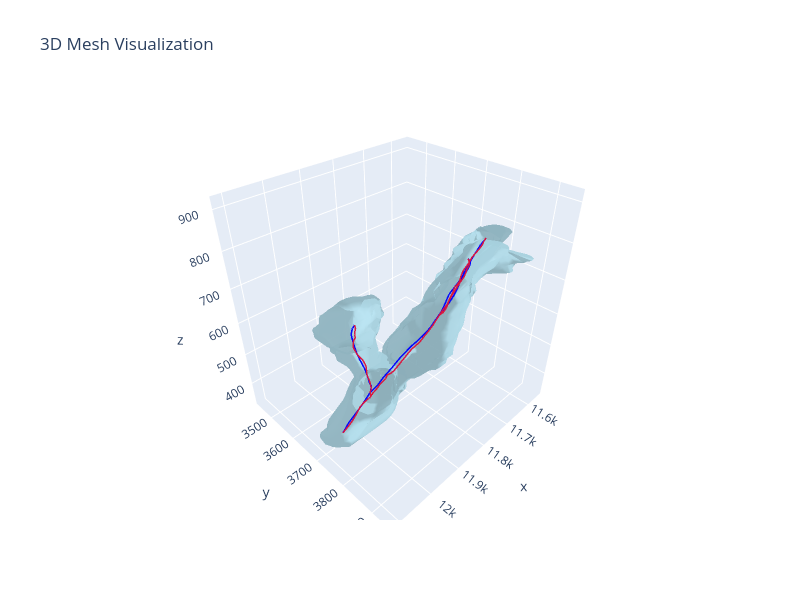

The code cell stored with this chart in its notebook:
### Markdown cell above
# Skeleton optimization

### Code cell
from mcf2swc import (
    SkeletonGraph,
    MeshManager,
    SkeletonOptimizer,
    SkeletonOptimizerOptions,
)

do_skeleton_optimization = True

if do_skeleton_optimization:
    opts = SkeletonOptimizerOptions(
        max_iterations=10,
        step_size=1.0,
        smoothing_weight=0.1,
        verbose=True,
    )
    # Create optimizer and check for surface crossing
    optimizer = SkeletonOptimizer(raw_skeleton, mm.mesh, opts)
    has_crossing, num_outside, max_dist = optimizer.check_surface_crossing()
    print(f"Surface crossing: {has_crossing}")
    print(f"Points outside: {num_outside}/{raw_skeleton.total_points()}")
    print(f"Max distance: {max_dist:.4f}")
    # Run optimization
    print("\nOptimizing skeleton...")
    optimized_skeleton = optimizer.optimize()

    skeleton = optimized_skeleton
    all_skeletons = [raw_skeleton, optimized_skeleton]
else:
    skeleton = raw_skeleton
    all_skeletons = [raw_skeleton]


mm.visualize_mesh_3d(skel=all_skeletons, skel_color=["crimson", "blue"])

### Figure 1 — Plotly figure (JSON) as saved in the notebook; plotly's stock layout.template omitted (floating-point values rounded to 4 significant figures; data arrays with more than 128 entries replaced by an {"elided": "..."} marker saying what was removed)
{"data": [{"color": "lightblue", "i": {"elided": "3022 int values"}, "j": {"elided": "3022 int values"}, "k": {"elided": "3022 int values"}, "name": "Mesh", "opacity": 0.8, "type": "mesh3d", "x": {"elided": "1509 float values"}, "y": {"elided": "1509 float values"}, "z": {"elided": "1509 float values"}}, {"line": {"color": "blue", "width": 3}, "mode": "lines", "name": "Skeleton 0", "opacity": 0.95, "showlegend": false, "type": "scatter3d", "x": {"elided": "411 float values"}, "y": {"elided": "411 float values"}, "z": {"elided": "411 float values"}}, {"line": {"color": "crimson", "width": 3}, "mode": "lines", "name": "Skeleton 1", "opacity": 0.95, "showlegend": false, "type": "scatter3d", "x": {"elided": "411 float values"}, "y": {"elided": "411 float values"}, "z": {"elided": "411 float values"}}], "layout": {"autosize": false, "height": 600, "scene": {"aspectmode": "data", "xaxis": {"visible": true}, "yaxis": {"visible": true}, "zaxis": {"visible": true}}, "title": {"text": "3D Mesh Visualization"}, "width": 800}}
